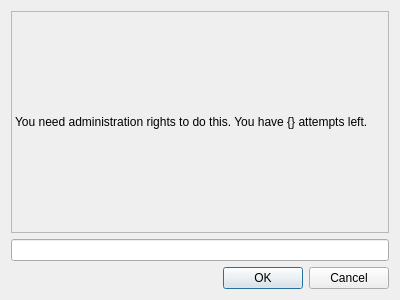
<?xml version="1.0" encoding="UTF-8"?>
<ui version="4.0">
 <class>sudoBox</class>
 <widget class="QDialog" name="sudoBox">
  <property name="geometry">
   <rect>
    <x>0</x>
    <y>0</y>
    <width>400</width>
    <height>300</height>
   </rect>
  </property>
  <property name="windowTitle">
   <string>Dialog</string>
  </property>
  <layout class="QGridLayout" name="gridLayout_2">
   <item row="0" column="0">
    <layout class="QGridLayout" name="gridLayout">
     <item row="0" column="0">
      <widget class="QLabel" name="message">
       <property name="frameShape">
        <enum>QFrame::StyledPanel</enum>
       </property>
       <property name="frameShadow">
        <enum>QFrame::Sunken</enum>
       </property>
       <property name="text">
        <string>You need administration rights to do this. You have {} attempts left.</string>
       </property>
       <property name="wordWrap">
        <bool>true</bool>
       </property>
      </widget>
     </item>
     <item row="1" column="0">
      <widget class="QLineEdit" name="passwd">
       <property name="echoMode">
        <enum>QLineEdit::PasswordEchoOnEdit</enum>
       </property>
       <property name="dragEnabled">
        <bool>true</bool>
       </property>
      </widget>
     </item>
    </layout>
   </item>
   <item row="1" column="0">
    <widget class="QDialogButtonBox" name="buttonBox">
     <property name="orientation">
      <enum>Qt::Horizontal</enum>
     </property>
     <property name="standardButtons">
      <set>QDialogButtonBox::Cancel|QDialogButtonBox::Ok</set>
     </property>
    </widget>
   </item>
  </layout>
 </widget>
 <resources/>
 <connections>
  <connection>
   <sender>buttonBox</sender>
   <signal>accepted()</signal>
   <receiver>sudoBox</receiver>
   <slot>accept()</slot>
   <hints>
    <hint type="sourcelabel">
     <x>248</x>
     <y>254</y>
    </hint>
    <hint type="destinationlabel">
     <x>157</x>
     <y>274</y>
    </hint>
   </hints>
  </connection>
  <connection>
   <sender>buttonBox</sender>
   <signal>rejected()</signal>
   <receiver>sudoBox</receiver>
   <slot>reject()</slot>
   <hints>
    <hint type="sourcelabel">
     <x>316</x>
     <y>260</y>
    </hint>
    <hint type="destinationlabel">
     <x>286</x>
     <y>274</y>
    </hint>
   </hints>
  </connection>
 </connections>
</ui>
